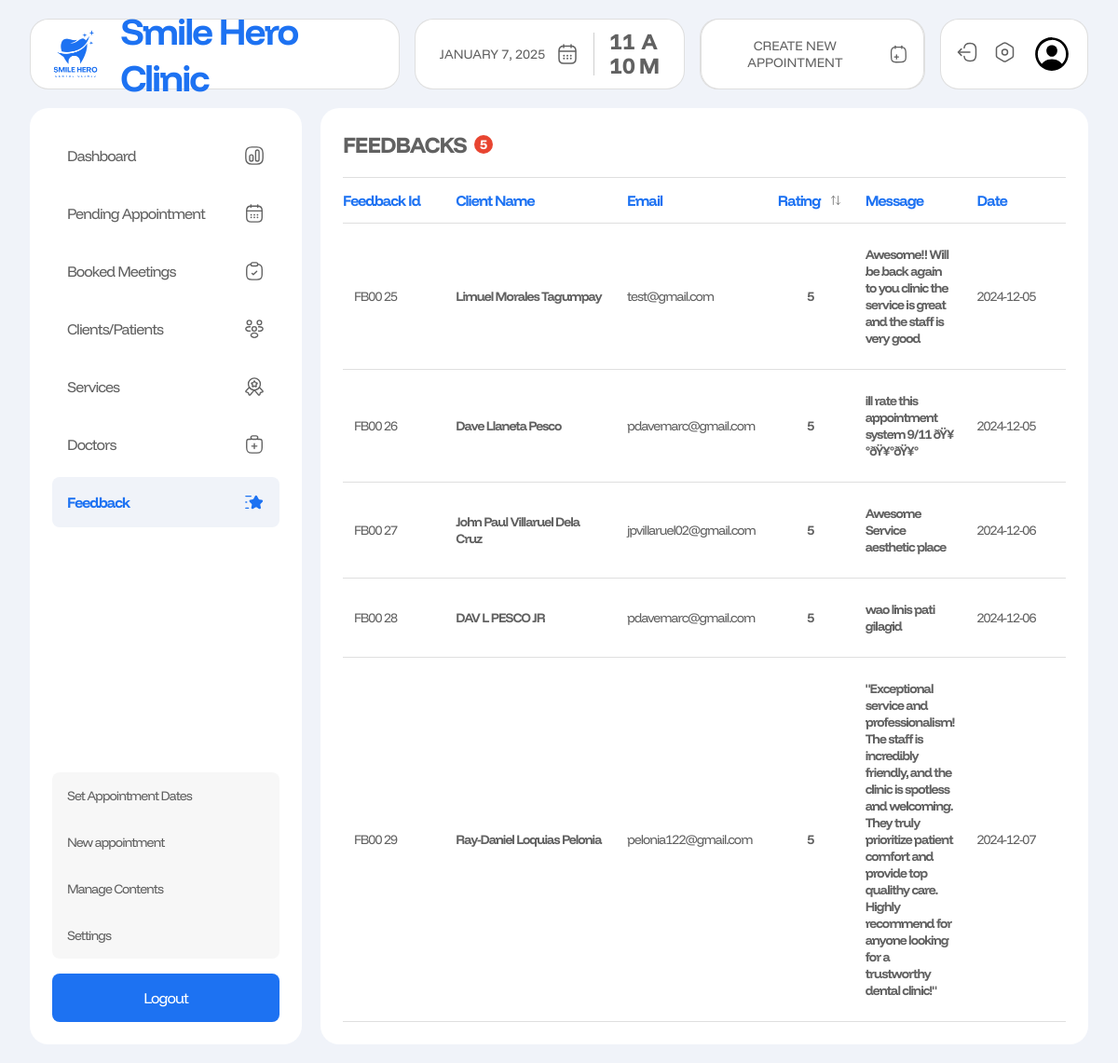
The page /admin/feedback.php (signed in) on the database its author committed.
### tables this page shows
CREATE TABLE `feedback` (
  `id` int(11) NOT NULL,
  `user_id` varchar(100) NOT NULL,
  `doctor_id` varchar(100) DEFAULT NULL,
  `name` varchar(299) NOT NULL,
  `email` varchar(299) NOT NULL,
  `feedback` text NOT NULL,
  `rating` enum('1','2','3','4','5') NOT NULL,
  `created_at` datetime NOT NULL
);

### admin/feedback.php (the view, shortened to what this page needs)
<?php
require_once '../includes/dbh.inc.php';
$limit = 10;
$page = isset($_GET['page']) ? (int)$_GET['page'] : 1;
$start = ($page - 1) * $limit;
$totalQuery = "SELECT COUNT(*) AS total FROM feedback";
$totalResult = $conn->query($totalQuery);
$totalRow = $totalResult->fetch_assoc();
$totalRecords = $totalRow['total'];
$query = "SELECT * FROM feedback LIMIT $start, $limit";
$result = $conn->query($query);
$users = [];
if ($result->num_rows > 0) {
  while ($row = $result->fetch_assoc()) {
    $users[] = $row;
  }
}
?>
<!DOCTYPE html>
<html lang="en">
<head>
  <link rel="stylesheet" href="../src/dist/styles.css" />
</head>
<body class="admin__page">
  <main class="admin__main">
    <?php include("includes/nav.php"); ?>
    <section class="admin__content">
      <?php include("includes/side_nav.php"); ?>
      <div class="feedbacks__container">
        <div class="feedbacks__table">
          <h1 class="table-heading">feedbacks<span class="table-item-count"><?php echo $totalRecords ?></span></h1>
          <table>
            <thead>
              <tr>
                <th>feedback id</th>
                <th>client name</th>
                <th>email</th>
                <th>
                  rating
                  <div class="dropdown-container">
                    <button class="filter-btn">
                    </button>
                  </div>
                </th>
                <th>message</th>
                <th>date</th>
              </tr>
            </thead>
            <tbody>
              <?php foreach($users as $user){?>
              <tr>
                <td class="patient-cell id">FB00  <?php echo $user['id']?></td>
                <td class="patient-cell name"><?php echo $user['name']?></td>
                <td class="patient-cell email"><?php echo $user['email']?></td>
                <td class="patient-cell rating"><?php echo $user['rating']?></td>
                <td class="patient-cell message"><?php echo $user['feedback']?></td>
                <td class="patient-cell date"><?php echo $user['created_at']?></td>
              </tr>
              <?php } ?>
            </tbody>
          </table>
        </div>
      </div>
    </section>
  </main>
</body>
</html>

### rows shown on the page
feedback: id "25", name "Limuel Morales Tagumpay", email "test@gmail.com", rating "5", feedback "Awesome!! Will be back again to you clinic the service is great and the staff is very good"
feedback: id "26", name "Dave Llaneta Pesco", email "pdavemarc@gmail.com", rating "5", feedback "ill rate this appointment system 9/11 ðŸ¥°ðŸ¥°ðŸ¥°"
feedback: id "27", name "John Paul Villaruel Dela Cruz", email "jpvillaruel02@gmail.com", rating "5", feedback "Awesome Service aesthetic place"
feedback: id "28", name "DAV L PESCO JR", email "pdavemarc@gmail.com", rating "5", feedback "wao linis pati gilagid"
feedback: id "29", name "Ray-Daniel Loquias Pelonia", email "pelonia122@gmail.com", rating "5", feedback "\"Exceptional service and professionalism! The staff is incredibly friendly, and the clinic is spotless and welcoming. They truly prioritize patient comfort and provide top qualithy care. Highly recommend for anyone looking for a trustworthy dental clinic!\""

### other values the page prints
$totalRecords "5"
